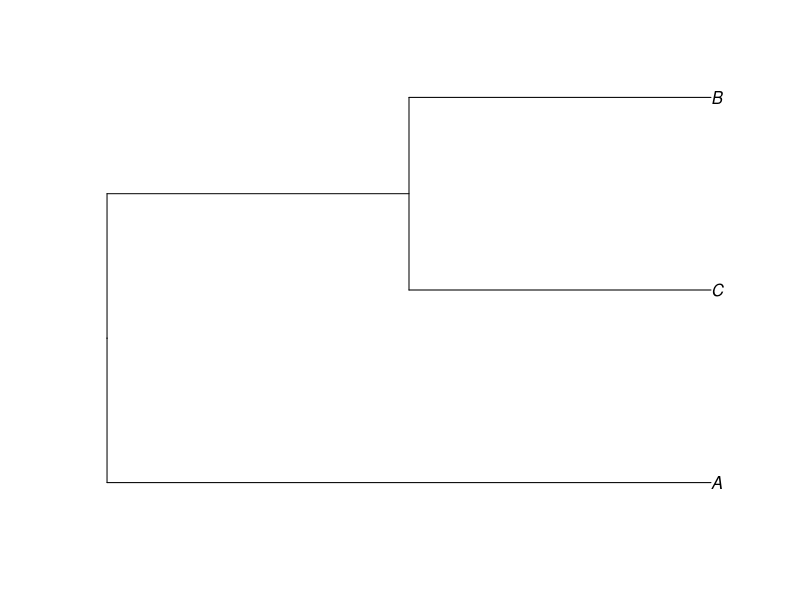

This chart was generated by the following R code:
library(ape)


### Name: collapse.singles
### Title: Collapse Single Nodes
### Aliases: collapse.singles has.singles
### Keywords: manip

### ** Examples

## a tree with 3 tips and 3 nodes:
e <- c(4L, 6L, 6L, 5L, 5L, 6L, 1L, 5L, 3L, 2L)
dim(e) <- c(5, 2)
tr <- structure(list(edge = e, tip.label = LETTERS[1:3], Nnode = 3L),
                class = "phylo")
tr
has.singles(tr)
## the following shows that node #4 (ie, the root) is a singleton
## and node #6 is the first bifurcating node
tr$edge
## A bifurcating tree has less nodes than it has tips:
## the following used to fail with ape 4.1 or lower:
plot(tr)
collapse.singles(tr) # only 2 nodes
## give branch lengths to use the 'root.edge' option:
tr$edge.length <- runif(5)
str(collapse.singles(tr, TRUE)) # has a 'root.edge'
